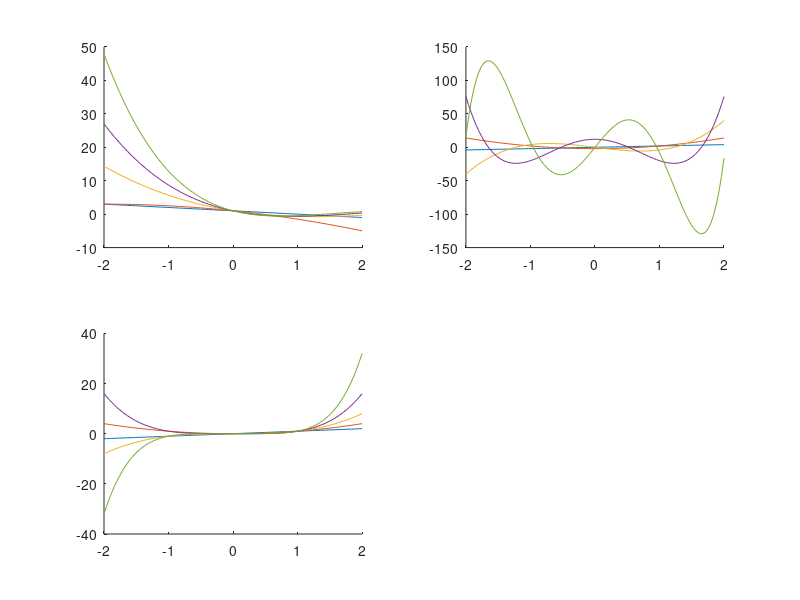

Here is the MATLAB script that generated this plot:
 X = linspace(-2,2,100)';
L = [ones(size(X)), (1 - X), (1 - 2*X - 0.5*X.^2), 1/6*(6 - 18*X + 9*X.^2 - X.^3), 1/24*(X.^4-16*X.^3+72*X.^2-96*X+24), 1/120*(-X.^5+25*X.^4-200*X.^3+600*X.^2-600*X+120)];
 L2 = [ones(size(X)) 2*X 4*X.^2-2 8*X.^3-12*X 16*X.^4-48*X.^2+12 32*X.^5-160*X.^3+120*X];
 L3= [ones(size(X)) X X.^2 X.^3 X.^4 X.^5];

 subplot(2,2,1)
 hold on
 plot(X,L(:,2));
 plot(X,L(:,3));
 plot(X,L(:,4));
 plot(X,L(:,5));
 plot(X,L(:,6));
 hold off
 subplot(2,2,2)
 hold on
  plot(X,L2(:,2));
 plot(X,L2(:,3));
 plot(X,L2(:,4));
 plot(X,L2(:,5));
 plot(X,L2(:,6));
 hold off
 subplot(2,2,3)
 hold on
 plot(X,L3(:,2));
 plot(X,L3(:,3));
 plot(X,L3(:,4));
 plot(X,L3(:,5));
 plot(X,L3(:,6));
 hold off
 